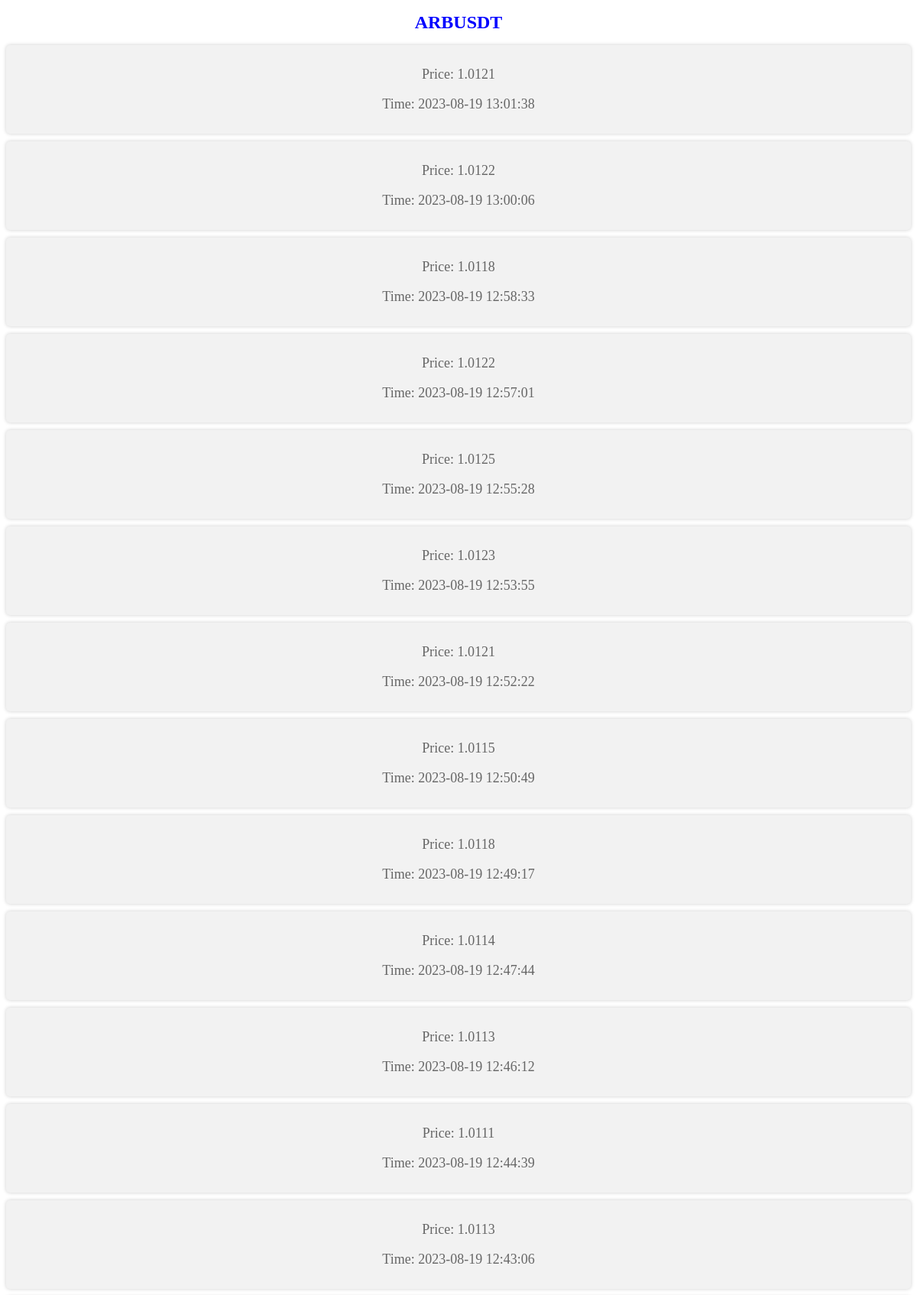
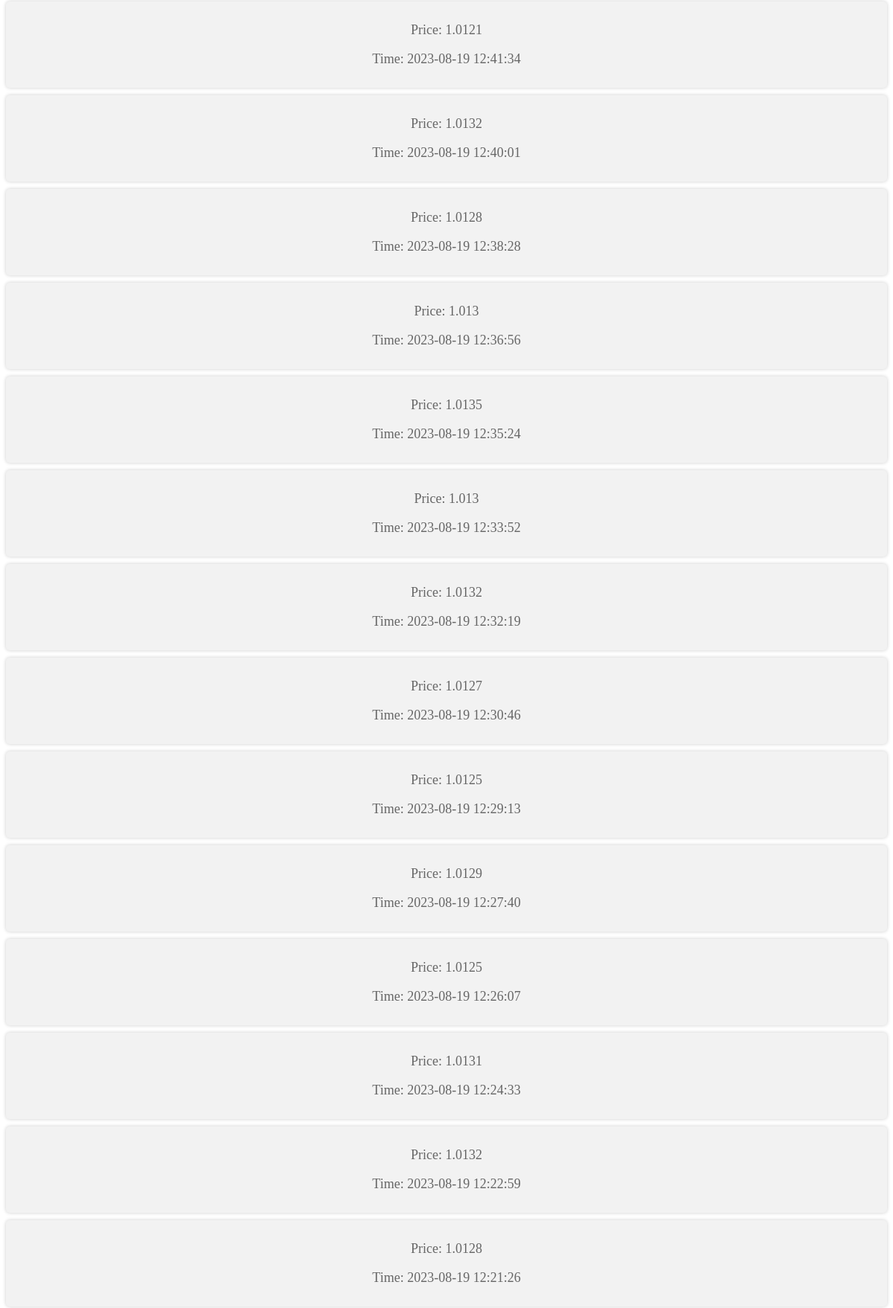
Screenshot of /ARBUSDT (upper part) with the database file from the repository (2 pictures, top to bottom).
### tables this page shows
CREATE TABLE "currency" (
	"id"	INTEGER NOT NULL,
	"symbol"	TEXT NOT NULL,
	"price"	NUMERIC NOT NULL,
	"time"	TEXT NOT NULL,
	PRIMARY KEY("id")
);

### main.py (the view)
@app.route("/<symbol>")
def get_info_about_currency(symbol):
    conn = sqlite3.connect("currency.db")
    cur = conn.cursor()
    currency_info = cur.execute(f"SELECT price,time FROM currency WHERE symbol = '{symbol}' ORDER BY time DESC;")
    return render_template("currency.html",title=symbol,currency_info=currency_info,symbol=symbol)

### templates/currency.html (shortened to what this page needs)
{% extends 'base.html' %}
{% block content %}
<h1 style="color: blue; font-size: 24px;">{{ symbol }}</h1>
{% for element in currency_info %}
    <div class="column">
        <p>Price: {{ element[0] }}</p>
        <p>Time: {{ element[1] }}</p>
    </div>
{% endfor %}
{% endblock%}

### static/css/style.css (style rules this page uses)
body { text-align: center; }
.column { display: block; background-color: #f2f2f2; padding: 10px; margin: 10px 0; border-radius: 5px; box-shadow: 0 0 5px rgba(0, 0, 0, 0.2); text-align: center; }
.column p { font-size: 18px; color: #666; }

### rows the page displays
currency: price "1.0121", time "2023-08-19 13:01:38"
currency: price "1.0122", time "2023-08-19 13:00:06"
currency: price "1.0118", time "2023-08-19 12:58:33"
currency: price "1.0122", time "2023-08-19 12:57:01"
currency: price "1.0125", time "2023-08-19 12:55:28"
currency: price "1.0123", time "2023-08-19 12:53:55"
currency: price "1.0121", time "2023-08-19 12:52:22"
currency: price "1.0115", time "2023-08-19 12:50:49"
currency: price "1.0118", time "2023-08-19 12:49:17"
currency: price "1.0114", time "2023-08-19 12:47:44"
currency: price "1.0113", time "2023-08-19 12:46:12"
currency: price "1.0111", time "2023-08-19 12:44:39"
currency: price "1.0113", time "2023-08-19 12:43:06"
currency: price "1.0121", time "2023-08-19 12:41:34"
currency: price "1.0132", time "2023-08-19 12:40:01"
currency: price "1.0128", time "2023-08-19 12:38:28"
currency: price "1.013", time "2023-08-19 12:36:56"
currency: price "1.0135", time "2023-08-19 12:35:24"
currency: price "1.013", time "2023-08-19 12:33:52"
currency: price "1.0132", time "2023-08-19 12:32:19"
currency: price "1.0127", time "2023-08-19 12:30:46"
currency: price "1.0125", time "2023-08-19 12:29:13"
currency: price "1.0129", time "2023-08-19 12:27:40"
currency: price "1.0125", time "2023-08-19 12:26:07"
currency: price "1.0131", time "2023-08-19 12:24:33"
currency: price "1.0132", time "2023-08-19 12:22:59"
currency: price "1.0128", time "2023-08-19 12:21:26"

### other values shown
{{ symbol }} "ARBUSDT"
